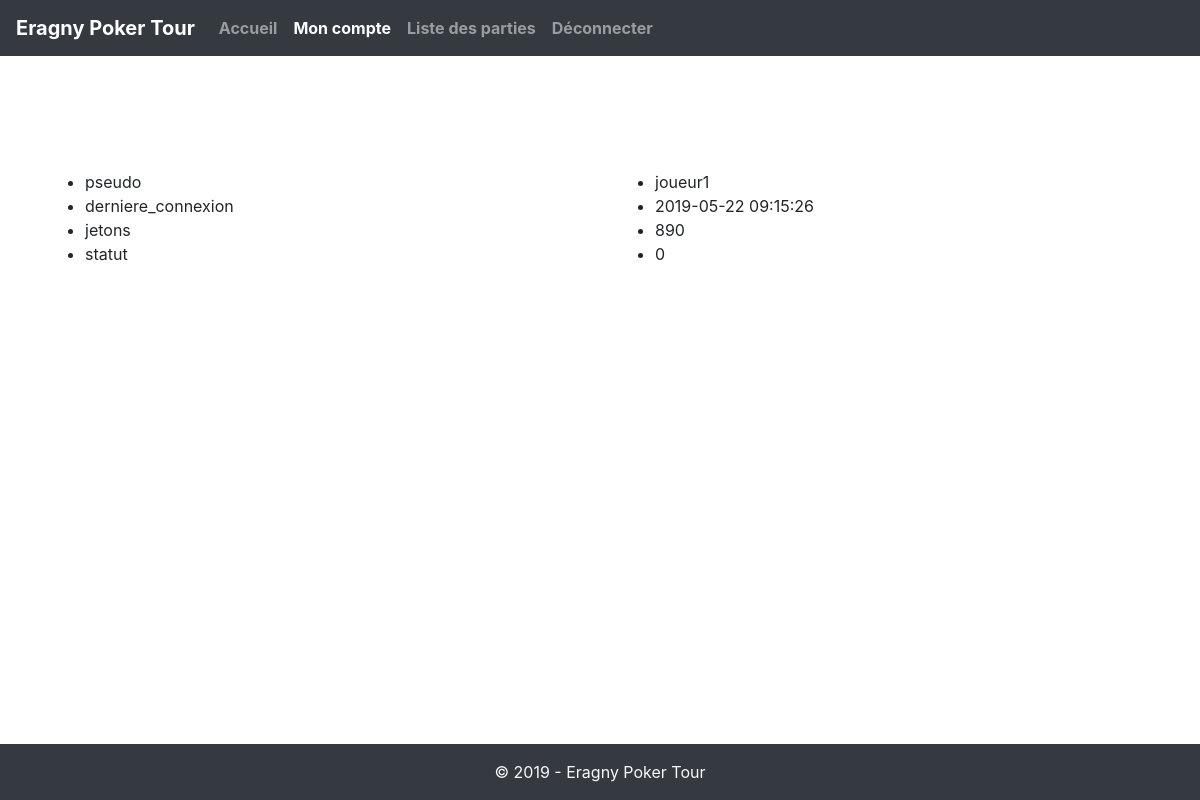
Screenshot of /compte.php (signed in) with the database file from the repository.
### tables this page shows
CREATE TABLE `utilisateurs` (
  `id_utilisateur` int(10) UNSIGNED NOT NULL,
  `pseudo` varchar(45) NOT NULL,
  `password` varchar(45) NOT NULL,
  `derniere_connexion` datetime NOT NULL DEFAULT CURRENT_TIMESTAMP,
  `jetons` int(6) DEFAULT '1000',
  `statut` tinyint(1) DEFAULT '0'
);

### inc/functions.php (called while the page is built, shortened)
<?php
function execRequete($req,$params=array()){
  global $pdo;
  $r = $pdo->prepare($req);
  if ( !empty($params) ){
    foreach($params as $key => $value){
      $params[$key] = htmlspecialchars($value,ENT_QUOTES);
      $r->bindValue($key,$params[$key],PDO::PARAM_STR);
    }
  }
  $r->execute();
  return $r;
}
?>

### compte.php (the view, shortened to what this page needs)
<?php
require_once('inc/header.php');
$resultat=execRequete("SELECT * FROM  utilisateurs WHERE pseudo=:pseudo",array(':pseudo'=>$_SESSION['membre']['pseudo']));
?>
<div class="row">
<div class="col-6">
  <ul>
<?
for($i=0; $i<$resultat->columnCount();$i++){
  $colonne = $resultat->getColumnMeta($i);
  if($colonne['name']!='password' && $colonne['name']!='id_utilisateur'){
   ?>
  <li><?= $colonne['name'] ?></li>
  <?php
}}
?>
</ul>
</div>
<div class="col-6">
  <ul>
    <?
$ligne = $resultat->fetch();
      $i=0;
          foreach($ligne as $information){
            if($i!=2 && $i!=0){
              ?>
                <li><?= $information ?></li>
              <?
            }
          $i++;}
    ?>
  </ul>
</div>
</div>
<?
require_once('inc/footer.php');
?>

### inc/css/style.css (style rules this page uses)
body { padding:70px 0 0 0; margin:0; }

### rows the page displays
utilisateurs: pseudo "joueur1", derniere_connexion "2019-05-22 09:15:26", jetons "890", statut "0"

### other values shown
$colonne['name'] "pseudo"
$colonne['name'] "derniere_connexion"
$colonne['name'] "jetons"
$colonne['name'] "statut"
